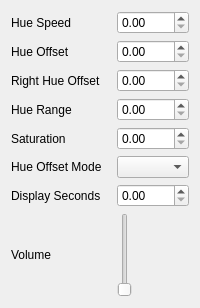
<?xml version="1.0" encoding="UTF-8"?>
<ui version="4.0">
 <class>CgsLedWaveform</class>
 <widget class="QWidget" name="CgsLedWaveform">
  <property name="geometry">
   <rect>
    <x>0</x>
    <y>0</y>
    <width>0</width>
    <height>0</height>
   </rect>
  </property>
  <layout class="QGridLayout" name="gridLayout" columnstretch="1">
   <item row="1" column="0">
    <widget class="QLabel" name="hueSpeedLabel">
     <property name="text">
      <string>Hue Speed</string>
     </property>
    </widget>
   </item>
   <item row="1" column="1">
    <widget class="QDoubleSpinBox" name="hueSpeed" />
   </item>
   <item row="2" column="0">
    <widget class="QLabel" name="hueOffsetLabel">
     <property name="text">
      <string>Hue Offset</string>
     </property>
    </widget>
   </item>
   <item row="2" column="1">
    <widget class="QDoubleSpinBox" name="hueOffset" />
   </item>
   <item row="3" column="0">
    <widget class="QLabel" name="rightHueOffsetLabel">
     <property name="text">
      <string>Right Hue Offset</string>
     </property>
    </widget>
   </item>
   <item row="3" column="1">
    <widget class="QDoubleSpinBox" name="rightHueOffset" />
   </item>
   <item row="4" column="0">
    <widget class="QLabel" name="hueRangeLabel">
     <property name="text">
      <string>Hue Range</string>
     </property>
    </widget>
   </item>
   <item row="4" column="1">
    <widget class="QDoubleSpinBox" name="hueRange" />
   </item>
   <item row="5" column="0">
    <widget class="QLabel" name="saturationLabel">
     <property name="text">
      <string>Saturation</string>
     </property>
    </widget>
   </item>
   <item row="5" column="1">
    <widget class="QDoubleSpinBox" name="saturation" />
   </item>
   <item row="6" column="0">
    <widget class="QLabel" name="hueOffsetModeLabel">
     <property name="text">
      <string>Hue Offset Mode</string>
     </property>
    </widget>
   </item>
   <item row="6" column="1">
    <widget class="QComboBox" name="hueOffsetMode" />
   </item>
   <item row="7" column="0">
    <widget class="QLabel" name="displaySecondsLabel">
     <property name="text">
      <string>Display Seconds</string>
     </property>
    </widget>
   </item>
   <item row="7" column="1">
    <widget class="QDoubleSpinBox" name="displaySeconds" />
   </item>
   <item row="8" column="0">
    <widget class="QLabel" name="volumeLabel">
     <property name="text">
      <string>Volume</string>
     </property>
    </widget>
   </item>
   <item row="8" column="1">
    <widget class="QTooltipedSlider" name="volume" />
   </item>
  </layout>
 </widget>
 <customwidgets>
  <customwidget>
   <class>QTooltipedSlider</class>
   <extends>QSlider</extends>
   <header location="global">QTooltipedSlider.h</header>
  </customwidget>
 </customwidgets>
 <resources/>
 <connections/>
</ui>
